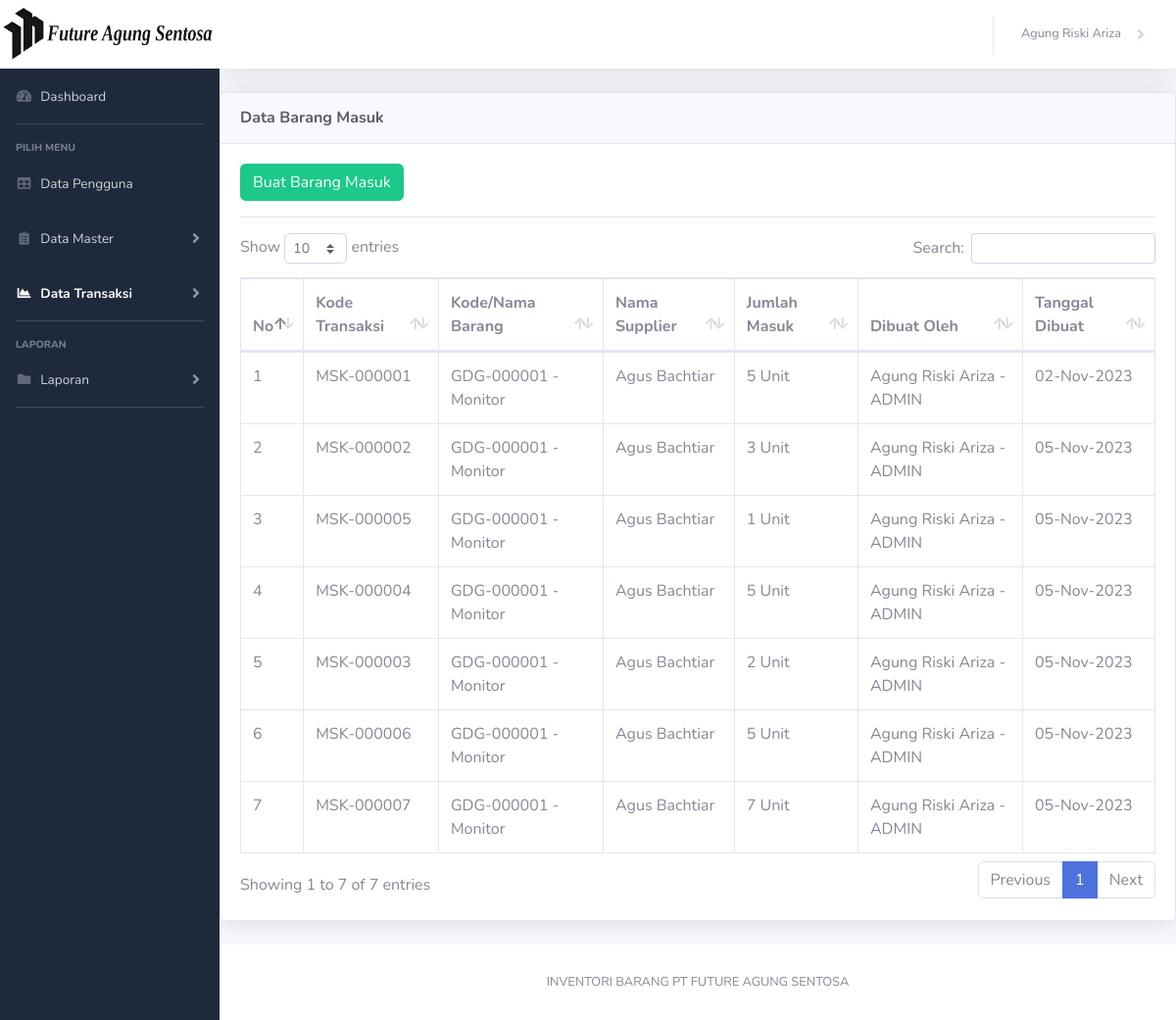
/views/data-barang-masuk/ (signed in), run on the app's committed database.
### tables this page shows
CREATE TABLE `barangmasuk` (
  `idBarangMasuk` int(11) NOT NULL,
  `kodeTransaksi` varchar(10) DEFAULT NULL,
  `jumlah` int(11) DEFAULT NULL,
  `tanggal` date DEFAULT NULL,
  `user_id` int(11) DEFAULT NULL,
  `gudang_id` int(11) DEFAULT NULL,
  `supplier_id` int(11) DEFAULT NULL
);

CREATE TABLE `gudang` (
  `idBarang` int(11) NOT NULL,
  `kodeBarang` varchar(10) DEFAULT NULL,
  `namaBarang` varchar(50) DEFAULT NULL,
  `jenisBarang` varchar(50) DEFAULT NULL,
  `stok` int(11) DEFAULT NULL,
  `user_id` int(11) DEFAULT NULL
);

CREATE TABLE `supplier` (
  `idSupplier` int(11) NOT NULL,
  `kodeSupplier` varchar(10) DEFAULT NULL,
  `namaSupplier` varchar(50) DEFAULT NULL,
  `nohp` varchar(16) DEFAULT NULL
);

CREATE TABLE `users` (
  `idUser` int(11) NOT NULL,
  `nip` int(15) DEFAULT NULL,
  `nama` varchar(30) DEFAULT NULL,
  `jabatan` enum('pegawai','admin','pimpinan') DEFAULT NULL,
  `password` varchar(255) DEFAULT NULL
);

### views/db.php (called while the page is built, shortened)
<?php
$conn = mysqli_connect("localhost", "root", "", "inventori");
function view($query){
    global $conn;
    $result = mysqli_query($conn, $query);
    $rows = [];
    while( $row = mysqli_fetch_assoc($result)){
        $rows[] = $row;
    }
    return $rows;
}

### views/data-barang-masuk/index.php (the view, shortened to what this page needs)
<?php
    include '../db.php';
    $barangmasuk = view("SELECT * FROM barangmasuk
    INNER JOIN users ON barangmasuk.user_id = users.idUser
    INNER JOIN gudang ON barangmasuk.user_id = gudang.idBarang
    INNER JOIN supplier ON barangmasuk.user_id = supplier.idSupplier");
?>
<!DOCTYPE html>
<html lang="en">
<head>
    <link href="../../vendor/fontawesome-free/css/all.min.css" rel="stylesheet" type="text/css">
    <link href="../../css/sb-admin-2.min.css" rel="stylesheet">
    <link href="../../css/style.css" rel="stylesheet">
    <link href="../../vendor/datatables/dataTables.bootstrap4.min.css" rel="stylesheet">
</head>
<body id="page-top">
<div id="wrapper">
    <ul class="navbar-nav merah sidebar sidebar-dark accordion" id="accordionSidebar">
        <img src="../../img/logo2_FAS_white.png" alt="Logo" class="tinggi">
        <li class="nav-item">
            <a class="nav-link" href="../">
                <i class="fas fa-fw fa-tachometer-alt"></i>
                <span>Dashboard</span>
            </a>
        </li>
        <hr class="sidebar-divider">
        <div class="sidebar-heading">
            Pilih Menu
        </div>
        <li class="nav-item">
            <a class="nav-link" href="../data-pengguna/">
                <i class="fas fa-fw fa-table"></i>
                <span>Data Pengguna</span></a>
        </li>
        <li class="nav-item">
            <a class="nav-link collapsed" href="#" data-toggle="collapse" data-target="#collapseTwo"
                aria-expanded="true" aria-controls="collapseTwo">
                <i class="fas fa-fw fa-clipboard-list"></i>
                <span>Data Master</span>
            </a>
        </li>
        <li class="nav-item active">
            <a class="nav-link collapsed" href="#" data-toggle="collapse" data-target="#collapseUtilities"
                aria-expanded="true" aria-controls="collapseUtilities">
                <i class="fas fa-fw fa-chart-area"></i>
                <span>Data Transaksi</span>
            </a>
        </li>
        <hr class="sidebar-divider">
        <?php if($_SESSION["jabatan"] == "admin" || $_SESSION["jabatan"] == "pimpinan"){ ?>
        <div class="sidebar-heading">
            Laporan
        </div>
        <li class="nav-item">
            <a class="nav-link collapsed" href="#" data-toggle="collapse" data-target="#collapsePages"
                aria-expanded="true" aria-controls="collapsePages">
                <i class="fas fa-fw fa-folder"></i>
                <span>Laporan</span>
            </a>
        </li>
        <hr class="sidebar-divider d-none d-md-block">
        <?php } ?>
    </ul>
    <div id="content-wrapper" class="d-flex flex-column">
        <div id="content">
            <nav class="navbar navbar-expand navbar-light bg-white topbar mb-4 static-top shadow">
                <ul class="navbar-nav ml-auto">
                    <li class="nav-item dropdown">
                        <a class="nav-link dropdown-toggle" href="#" id="userDropdown" role="button"
                            data-toggle="dropdown" aria-haspopup="true" aria-expanded="false">
                            <span class="mr-2 d-none d-lg-inline text-gray-600 small">
                                <?= $_SESSION['nama'] ?>
                            </span>
                        </a>
                    </li>
                </ul>
            </nav>
        <div class="card shadow mb-4">
            <div class="card-header py-3">
                <h6 class="m-0 font-weight-bold text-dark">Data Barang Masuk</h6>
            </div>
            <div class="card-body">
                <button class="btn btn-success"><a href="create.php" class="text-reset text-decoration-none">Buat Barang Masuk</a></button><hr>
                <div class="table-responsive">
                    <table class="table table-bordered" id="dataTable" width="100%" cellspacing="0">
                        <thead>
                            <tr>
                                <th>No</th>
                                <th>Kode Transaksi</th>
                                <th>Kode/Nama Barang</th>
                                <th>Nama Supplier</th>
                                <th>Jumlah Masuk</th>
                                <th>Dibuat Oleh</th>
                                <th>Tanggal Dibuat</th>
                            </tr>
                        </thead>
                        <tbody>
                            <?php $no = 1; ?>
                            <?php foreach($barangmasuk as $bm){ ?>
                            <tr>
                                <td><?= $no++ ?></td>
                                <td><?= $bm['kodeTransaksi'] ?></td>
                                <td><?= $bm['kodeBarang'] ?> - <?= $bm['namaBarang'] ?></td>
                                <td><?= $bm['namaSupplier'] ?></td>
                                <td><?= $bm['jumlah'] ?> Unit</td>
                                <td><?= $bm['nama'] ?> - <span class="text-uppercase"><?= $bm['jabatan'] ?></span></td>
                                <td><?= date('d-M-Y', strtotime($bm['tanggal'])) ?></td>
                            </tr>
                            <?php } ?>
                        </tbody>
                    </table>
                </div>
            </div>
        </div>
        </div>
    <footer class="sticky-footer bg-white">
        <div class="container my-auto">
            <div class="copyright text-center my-auto">
                <span>INVENTORI BARANG PT FUTURE AGUNG SENTOSA</span>
            </div>
        </div>
    </footer>
    </div>
</div>
</body>
</html>

### css/style.css (style rules this page uses)
.merah { background-color: #1e293b; }
.tinggi { height: 70px; }

### data on the page
barangmasuk: kodeTransaksi "MSK-000001", gudang.kodeBarang "GDG-000001", gudang.namaBarang "Monitor", supplier.namaSupplier "Agus Bachtiar", jumlah "5", user.nama "Agung Riski Ariza", user.jabatan "ADMIN", tanggal "02-Nov-2023"
barangmasuk: kodeTransaksi "MSK-000002", gudang.kodeBarang "GDG-000001", gudang.namaBarang "Monitor", supplier.namaSupplier "Agus Bachtiar", jumlah "3", user.nama "Agung Riski Ariza", user.jabatan "ADMIN", tanggal "05-Nov-2023"
barangmasuk: kodeTransaksi "MSK-000005", gudang.kodeBarang "GDG-000001", gudang.namaBarang "Monitor", supplier.namaSupplier "Agus Bachtiar", jumlah "1", user.nama "Agung Riski Ariza", user.jabatan "ADMIN", tanggal "05-Nov-2023"
barangmasuk: kodeTransaksi "MSK-000004", gudang.kodeBarang "GDG-000001", gudang.namaBarang "Monitor", supplier.namaSupplier "Agus Bachtiar", jumlah "5", user.nama "Agung Riski Ariza", user.jabatan "ADMIN", tanggal "05-Nov-2023"
barangmasuk: kodeTransaksi "MSK-000003", gudang.kodeBarang "GDG-000001", gudang.namaBarang "Monitor", supplier.namaSupplier "Agus Bachtiar", jumlah "2", user.nama "Agung Riski Ariza", user.jabatan "ADMIN", tanggal "05-Nov-2023"
barangmasuk: kodeTransaksi "MSK-000006", gudang.kodeBarang "GDG-000001", gudang.namaBarang "Monitor", supplier.namaSupplier "Agus Bachtiar", jumlah "5", user.nama "Agung Riski Ariza", user.jabatan "ADMIN", tanggal "05-Nov-2023"
barangmasuk: kodeTransaksi "MSK-000007", gudang.kodeBarang "GDG-000001", gudang.namaBarang "Monitor", supplier.namaSupplier "Agus Bachtiar", jumlah "7", user.nama "Agung Riski Ariza", user.jabatan "ADMIN", tanggal "05-Nov-2023"

### other printed values
$_SESSION['nama'] "Agung Riski Ariza"
